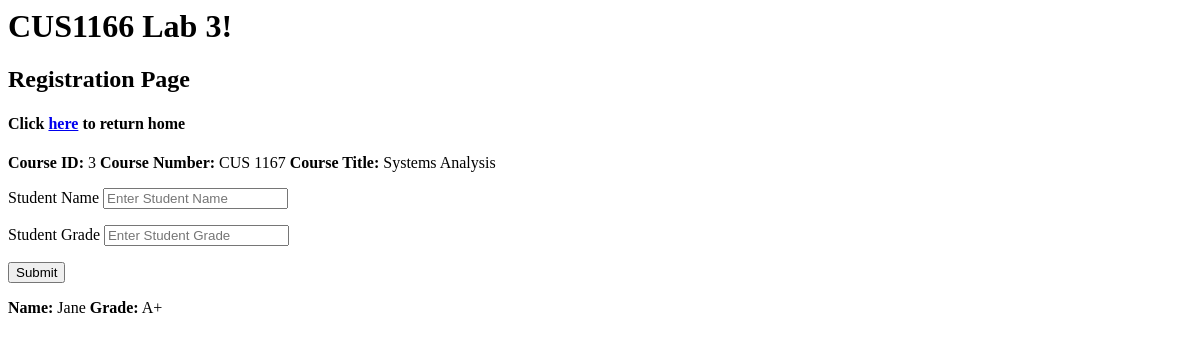
The page /register_student/3/ on the database as committed earlier.
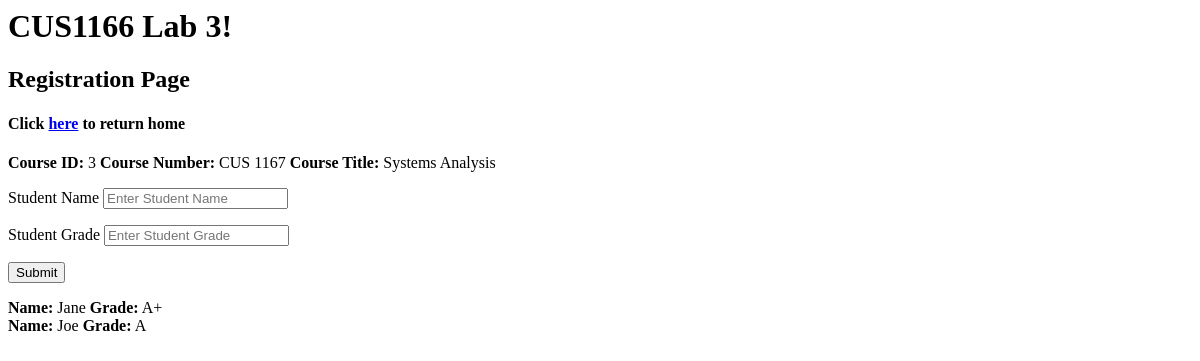
The same page on the database as committed later.
### models.py (models this page shows)
class RegisteredStudent(db.Model):
    __tablename__="students"
    id=db.Column(db.Integer,primary_key=True)
    name=db.Column(db.String, nullable=False)
    grade=db.Column(db.Integer, nullable=False)
    course_id = db.Column(db.Integer, db.ForeignKey('courses.id'), nullable=False)

### app.py (the view)
@app.route("/register_student/<int:course_id>/", methods=["GET","POST"])
def register_student(course_id):
    course = Course.query.get(course_id)
    if request.method == 'POST':
        name = request.form.get("name")
        grade = request.form.get("grade")
        course.add_student(name, grade)
    students = course.students
    return render_template("course_details.html", students=students, course=course, course_id=course_id)

### templates/course_details.html (shortened to what this page needs)
<html>
{% extends 'layout.html' %}
{% block head %}
<h2>Registration Page</h2>
<h4>Click <a href = "{{url_for('index')}}"> here</a> to return home</h4>
{% endblock %}
{% block body %}
<b>Course ID:</b> {{course.id}}
<b>Course Number:</b> {{course.course_number}}
<b>Course Title:</b> {{course.course_title}}
  <form action="{{url_for('register_student', course_id=course_id)}}" method="POST">
    <p>Student Name <input type="text" name="name" placeholder="Enter Student Name"/> </p>
    <p>Student Grade <input type="text" name="grade" placeholder="Enter Student Grade"/></p>
    <p><button type="Submit"> Submit</button></p>
  </form>
  {% for i in students %}
  <b>Name:</b> {{i.name}} <b>Grade:</b> {{i.grade}}<br />
  {% endfor %}
{% endblock %}

Rows that differ between the two databases and show on the page:
added RegisteredStudent: name "Joe", grade "A"
